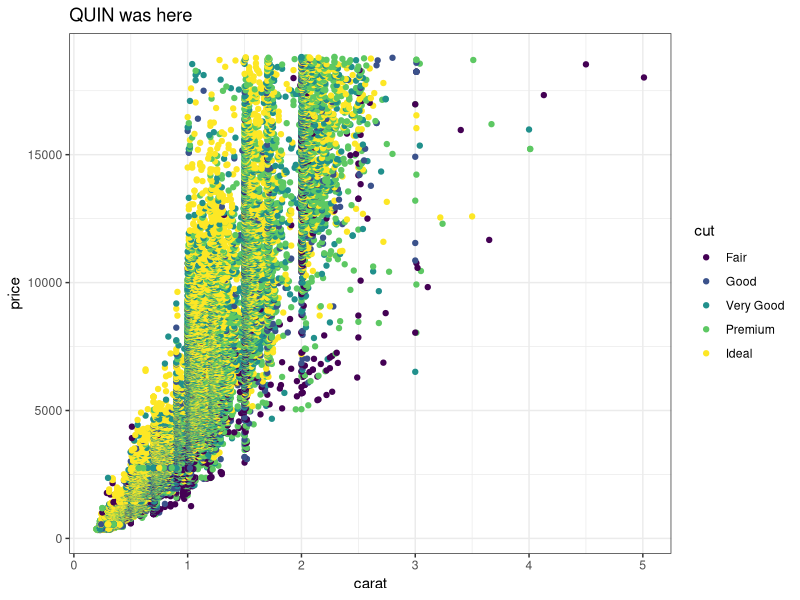
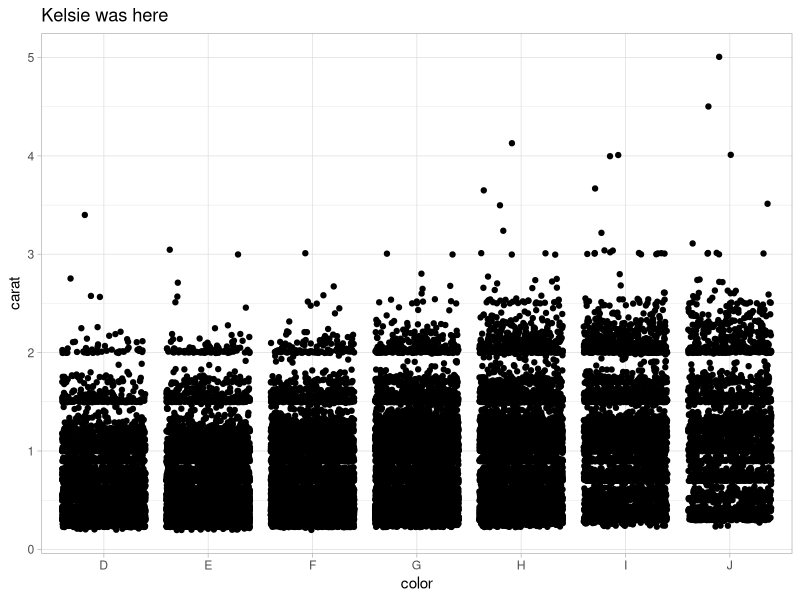
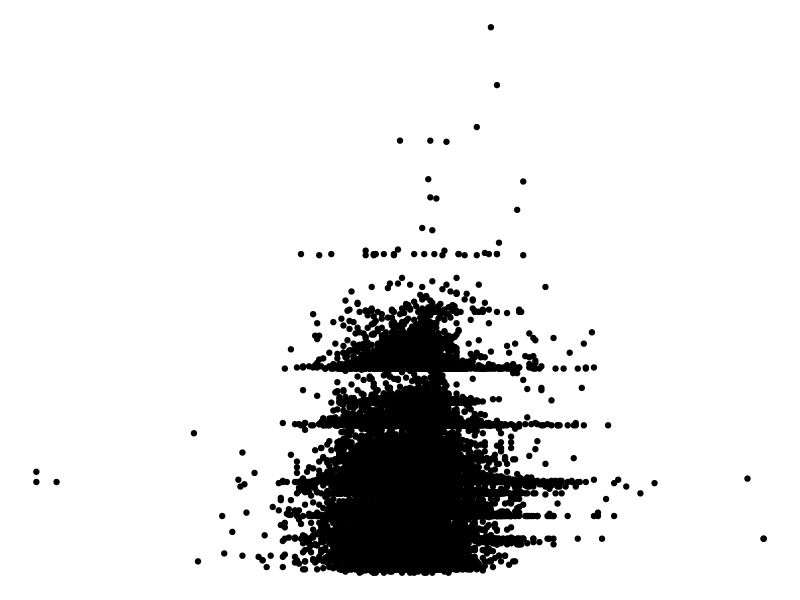

These charts were generated, in order, by the following R code:
## ---- chunk 1
knitr::opts_chunk$set(echo = TRUE)
library(tidyverse)
## ---- chunk 2
# Partner 1: 
# Run the code below to see the original graph
# Change the code below to make the point color change based on 'cut', and update the theme to theme_bw(). Update the title to include your first name. 

ggplot(data = diamonds, aes(x = carat, y = price, color = cut)) +
  geom_point() +
  theme_void() +
  labs(title = "QUIN was here") +
  theme_bw()
## ---- chunk 3
# Partner 2: 
# Run the code below to see the original graph
# Change the code below to make the geom a geom_jitter, and update the theme to theme_light. Update the title to include your first name. 

ggplot(data = diamonds, aes(x = color, y = carat)) +
  geom_jitter() +
  theme_light() +
  labs(title = "Kelsie was here")
## ---- chunk 4
ggplot(data = diamonds, aes(x = depth, y = carat)) +
  geom_point() +
  theme_void()
## ---- chunk 5
